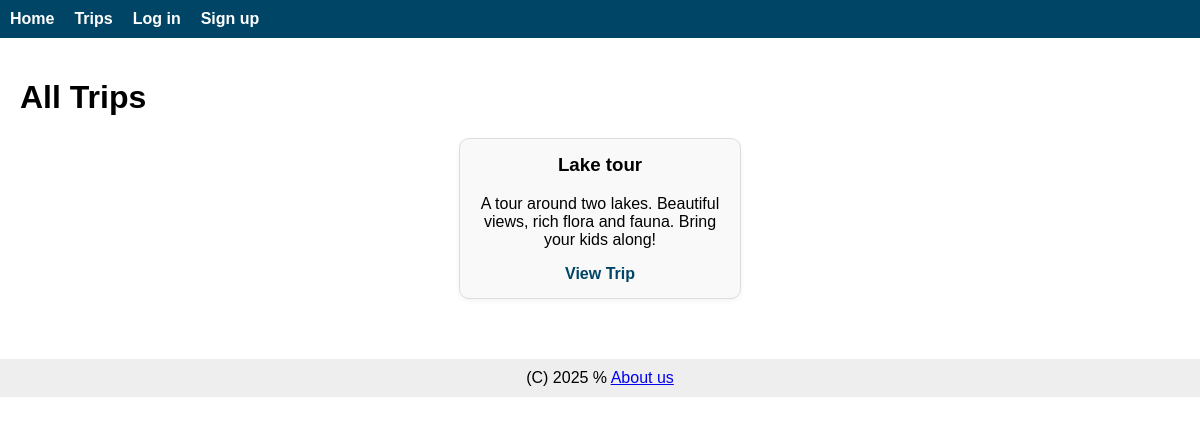
The page /adventures/trips/ on the database as committed earlier.
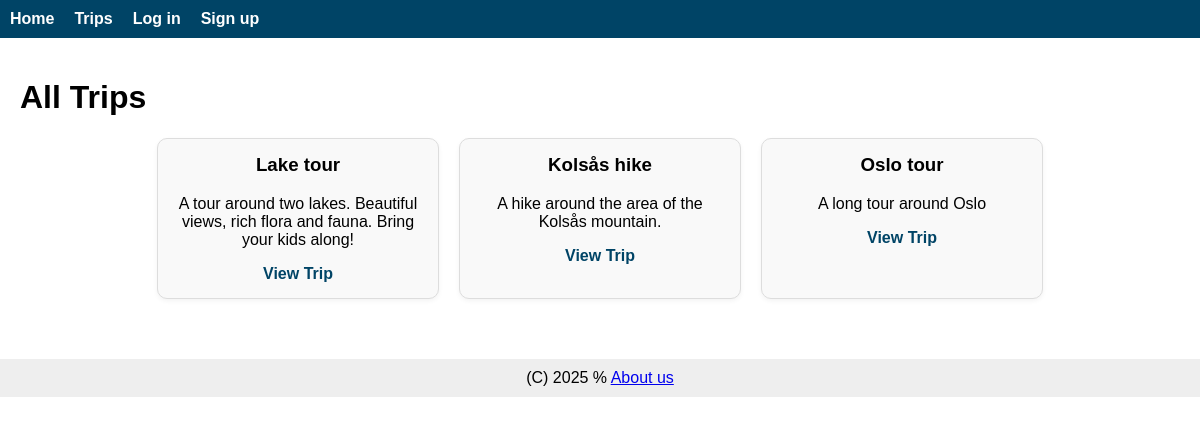
The same page on the database as committed later.
### AdventureApp/models.py (models this page shows, shortened)
class Trip(models.Model):
    title=models.CharField(max_length=255)
    description=models.TextField()
    tags=models.ManyToManyField(Tag)
    difficulty=models.ForeignKey(Difficulty, on_delete=models.RESTRICT)    #Or models.SET_NULL or models.CASCADE

### AdventureApp/views.py (the view)
# urls.py: path("trips/", views.view_all_trips, name="view_all_trips"),
def view_all_trips(request):
    all_trips = Trip.objects.all()
    return render(request, "AllTrips.html", {
        "trips": all_trips
    })

### AdventureApp/templates/AllTrips.html (shortened to what this page needs)
{% extends "BaseTempl.html" %}
{% block body %}
<h1>All Trips</h1>
<div class="trip-gallery">
    {% for trip in trips %}
        <div class="trip-card">
            <h3>{{ trip.title }}</h3>
            <p>{{ trip.description|truncatewords:20 }}</p>
            <a href="{% url 'trip' trip.id %}">View Trip</a>
        </div>
    {% empty %}
        <p>No trips available yet.</p>
    {% endfor %}
</div>
{% endblock body %}

Rows that differ between the two databases and show on the page:
added Trip: title "Kolsås hike", description "A hike around the area of the Kolsås mountain."
added Trip: title "Oslo tour", description "A long tour around Oslo"
